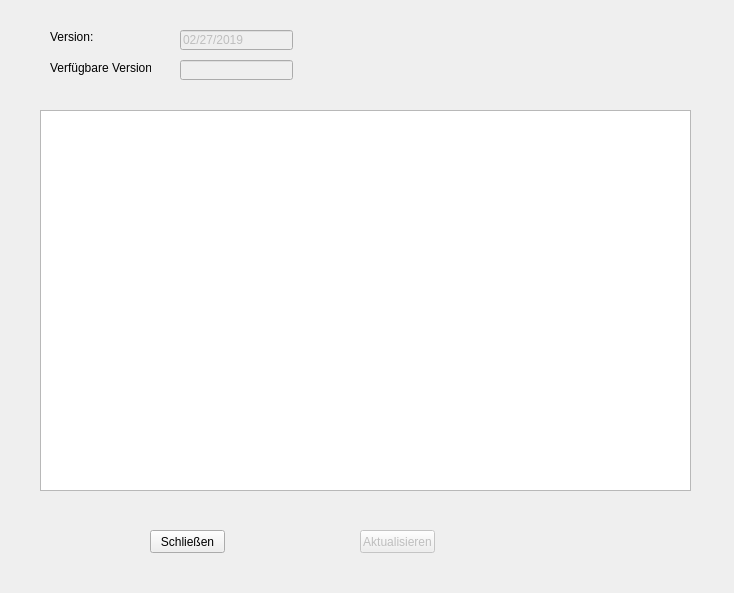
<?xml version="1.0" encoding="UTF-8"?>
<ui version="4.0">
 <class>QV_Update</class>
 <widget class="QWidget" name="QV_Update">
  <property name="geometry">
   <rect>
    <x>0</x>
    <y>0</y>
    <width>734</width>
    <height>593</height>
   </rect>
  </property>
  <property name="windowTitle">
   <string>Auf Updates prüfen</string>
  </property>
  <widget class="QLabel" name="label">
   <property name="geometry">
    <rect>
     <x>50</x>
     <y>30</y>
     <width>47</width>
     <height>13</height>
    </rect>
   </property>
   <property name="text">
    <string>Version:</string>
   </property>
  </widget>
  <widget class="QLabel" name="label_2">
   <property name="geometry">
    <rect>
     <x>50</x>
     <y>60</y>
     <width>101</width>
     <height>16</height>
    </rect>
   </property>
   <property name="text">
    <string>Verfügbare Version:</string>
   </property>
  </widget>
  <widget class="QLineEdit" name="tb_current">
   <property name="enabled">
    <bool>false</bool>
   </property>
   <property name="geometry">
    <rect>
     <x>180</x>
     <y>30</y>
     <width>113</width>
     <height>20</height>
    </rect>
   </property>
   <property name="text">
    <string>02/27/2019</string>
   </property>
  </widget>
  <widget class="QLineEdit" name="tb_recent">
   <property name="enabled">
    <bool>false</bool>
   </property>
   <property name="geometry">
    <rect>
     <x>180</x>
     <y>60</y>
     <width>113</width>
     <height>20</height>
    </rect>
   </property>
  </widget>
  <widget class="QTextEdit" name="tb_changelog">
   <property name="geometry">
    <rect>
     <x>40</x>
     <y>110</y>
     <width>651</width>
     <height>381</height>
    </rect>
   </property>
   <property name="readOnly">
    <bool>true</bool>
   </property>
  </widget>
  <widget class="QPushButton" name="btn_close">
   <property name="geometry">
    <rect>
     <x>150</x>
     <y>530</y>
     <width>75</width>
     <height>23</height>
    </rect>
   </property>
   <property name="text">
    <string>Schließen</string>
   </property>
  </widget>
  <widget class="QPushButton" name="btn_update">
   <property name="enabled">
    <bool>false</bool>
   </property>
   <property name="geometry">
    <rect>
     <x>360</x>
     <y>530</y>
     <width>75</width>
     <height>23</height>
    </rect>
   </property>
   <property name="text">
    <string>Aktualisieren</string>
   </property>
  </widget>
 </widget>
 <layoutdefault spacing="6" margin="11"/>
 <resources/>
 <connections/>
</ui>
